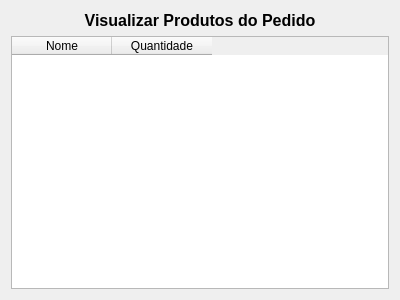
<?xml version="1.0" encoding="UTF-8"?>
<ui version="4.0">
 <class>janela_visualizar</class>
 <widget class="QDialog" name="janela_visualizar">
  <property name="geometry">
   <rect>
    <x>0</x>
    <y>0</y>
    <width>400</width>
    <height>300</height>
   </rect>
  </property>
  <property name="windowTitle">
   <string>Dialog</string>
  </property>
  <layout class="QVBoxLayout" name="verticalLayout_2">
   <item>
    <widget class="QLabel" name="lbl_visualizar_pedidos">
     <property name="font">
      <font>
       <pointsize>12</pointsize>
       <bold>true</bold>
      </font>
     </property>
     <property name="text">
      <string>Visualizar Produtos do Pedido</string>
     </property>
     <property name="alignment">
      <set>Qt::AlignCenter</set>
     </property>
    </widget>
   </item>
   <item>
    <widget class="QTableWidget" name="tb_visualizar_pedidos">
     <column>
      <property name="text">
       <string>Nome</string>
      </property>
     </column>
     <column>
      <property name="text">
       <string>Quantidade</string>
      </property>
     </column>
    </widget>
   </item>
  </layout>
 </widget>
 <resources/>
 <connections/>
</ui>
